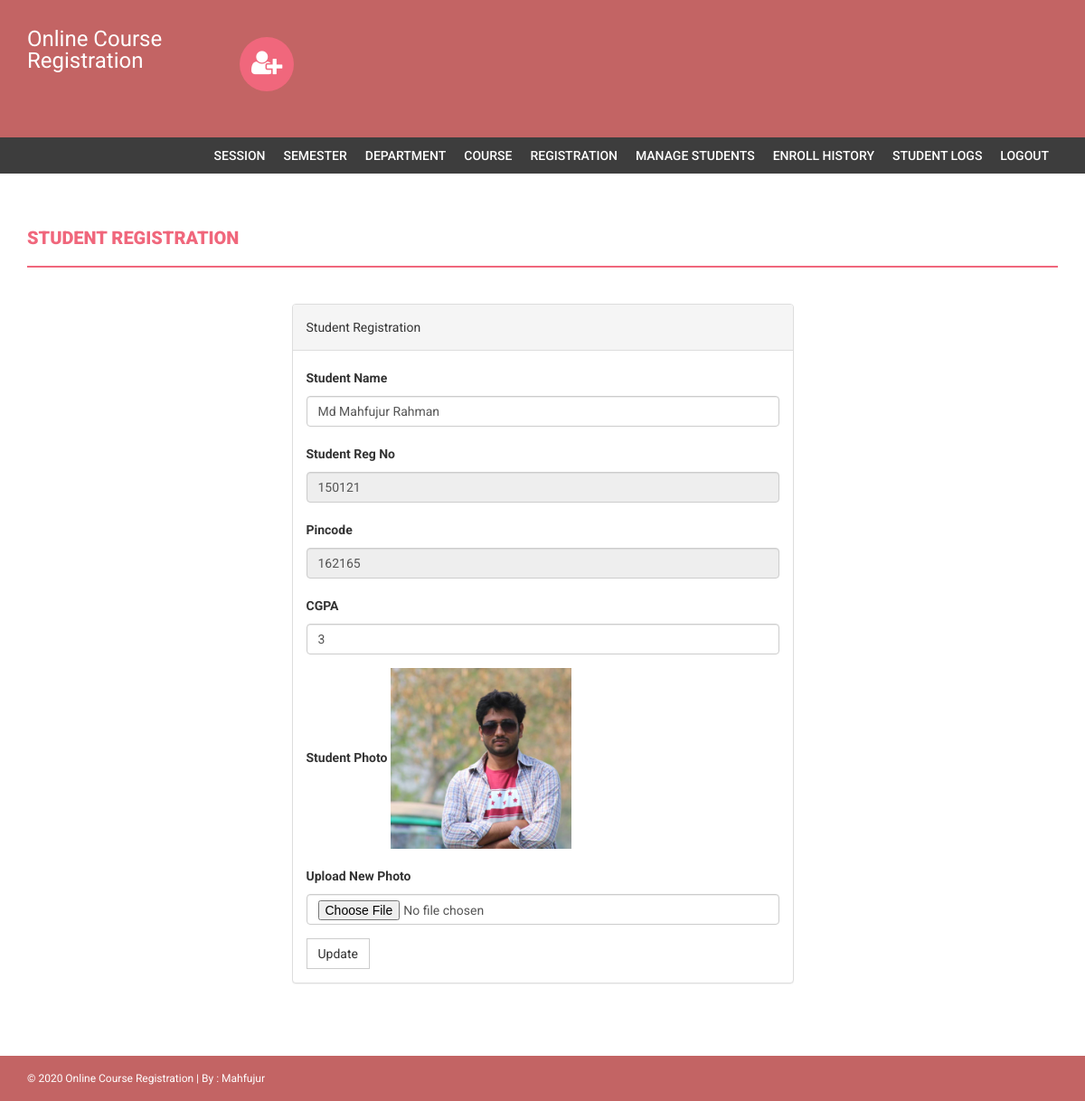
Screenshot of /admin/edit-student-profile.php?eid=1 (signed in) with the database file from the repository.
### tables this page shows
CREATE TABLE `tbl_student` (
  `id` int(11) NOT NULL,
  `studentreg` varchar(255) NOT NULL,
  `photo` varchar(255) NOT NULL,
  `password` varchar(255) NOT NULL,
  `studentname` varchar(255) NOT NULL,
  `pincode` varchar(255) NOT NULL,
  `session` varchar(255) NOT NULL,
  `department` varchar(255) NOT NULL,
  `semester` varchar(255) NOT NULL,
  `cgpa` decimal(10,0) NOT NULL,
  `createdate` timestamp NOT NULL DEFAULT CURRENT_TIMESTAMP ON UPDATE CURRENT_TIMESTAMP,
  `updatedate` timestamp NOT NULL DEFAULT '0000-00-00 00:00:00' ON UPDATE CURRENT_TIMESTAMP
);

### admin/edit-student-profile.php (the view, shortened to what this page needs)
<?php
if(strlen($_SESSION['alogin'])==0)
{
  header('location:index.php');
}
else{
  ?>
  <!DOCTYPE html>
  <html xmlns="http://www.w3.org/1999/xhtml">
  <head>
    <link href="assets/css/bootstrap.css" rel="stylesheet" />
    <link href="assets/css/font-awesome.css" rel="stylesheet" />
    <link href="assets/css/style.css" rel="stylesheet" />
  </head>
  <body>
    <?php include('includes/header.php');?>
    <?php if($_SESSION['alogin']!="")
    {
      include('includes/menubar.php');
    }
    ?>
    <div class="content-wrapper">
      <div class="container">
        <div class="row">
          <div class="col-md-12">
            <h1 class="page-head-line">Student Registration  </h1>
          </div>
        </div>
        <div class="row" >
          <div class="col-md-3"></div>
          <div class="col-md-6">
            <div class="panel panel-default">
              <div class="panel-heading">
                Student Registration
              </div>
              <?php
              $id=intval($_GET['eid']);
              $sql=mysqli_query($con,"SELECT * FROM tbl_student WHERE id='$id'");
              while($row=mysqli_fetch_array($sql))
                { ?>
                  <div class="panel-body">
                    <form name="dept" method="post" enctype="multipart/form-data">
                      <div class="form-group">
                        <label for="studentname">Student Name  </label>
                        <input type="text" class="form-control" id="studentname" name="studentname" value="<?php echo htmlentities($row['studentname']);?>"  />
                      </div>
                      <div class="form-group">
                        <label for="studentregno">Student Reg No   </label>
                        <input type="text" class="form-control" id="studentreg" name="studentreg" value="<?php echo htmlentities($row['studentreg']);?>"  placeholder="Student Reg no" readonly />
                      </div>
                      <div class="form-group">
                        <label for="Pincode">Pincode  </label>
                        <input type="text" class="form-control" id="Pincode" name="pincode" readonly value="<?php echo htmlentities($row['pincode']);?>" required />
                      </div>
                      <div class="form-group">
                        <label for="CGPA">CGPA  </label>
                        <input type="text" class="form-control" id="cgpa" name="cgpa"  value="<?php echo htmlentities($row['cgpa']);?>" required />
                      </div>
                      <div class="form-group">
                        <label for="studentphoto">Student Photo  </label>
                        <?php if($row['photo']==""){ ?>
                          <img src="../studentphoto/noimage.png" width="200" height="200"><?php } else {?>
                            <img src="../studentphoto/<?php echo htmlentities($row['photo']);?>" width="200" height="200">
                          <?php } ?>
                        </div>
                        <div class="form-group">
                          <label for="studentphoto">Upload New Photo  </label>
                          <input type="file" class="form-control" id="photo" name="photo" />
                        </div>
                      <?php } ?>
                      <button type="submit" name="submit" id="submit" class="btn btn-default">Update</button>
                    </form>
                  </div>
                </div>
              </div>
            </div>
          </div>
        </div>
      <?php include('includes/footer.php');?>
    </body>
    </html>
    <?php } ?>

### admin/assets/css/style.css (style rules this page uses)
body { font-family: 'Roboto', sans-serif; line-height: 30px; }
.content-wrapper { margin-top: 40px; min-height: 600px; padding-bottom: 60px; }
.page-head-line { font-weight: 900; padding-bottom: 20px; border-bottom: 2px solid #F0677C; text-transform: uppercase; color: #F0677C; font-size: 20px; margin-bottom: 40px; }
.btn { border-radius: 0px; -webkit-border-radius: 0px; -moz-border-radius: 0px; }

### rows the page displays
tbl_student: studentname "Md Mahfujur Rahman", studentreg "150121", pincode "162165", cgpa "3", photo (picture)

### other values shown
Date('Y') "2020"
